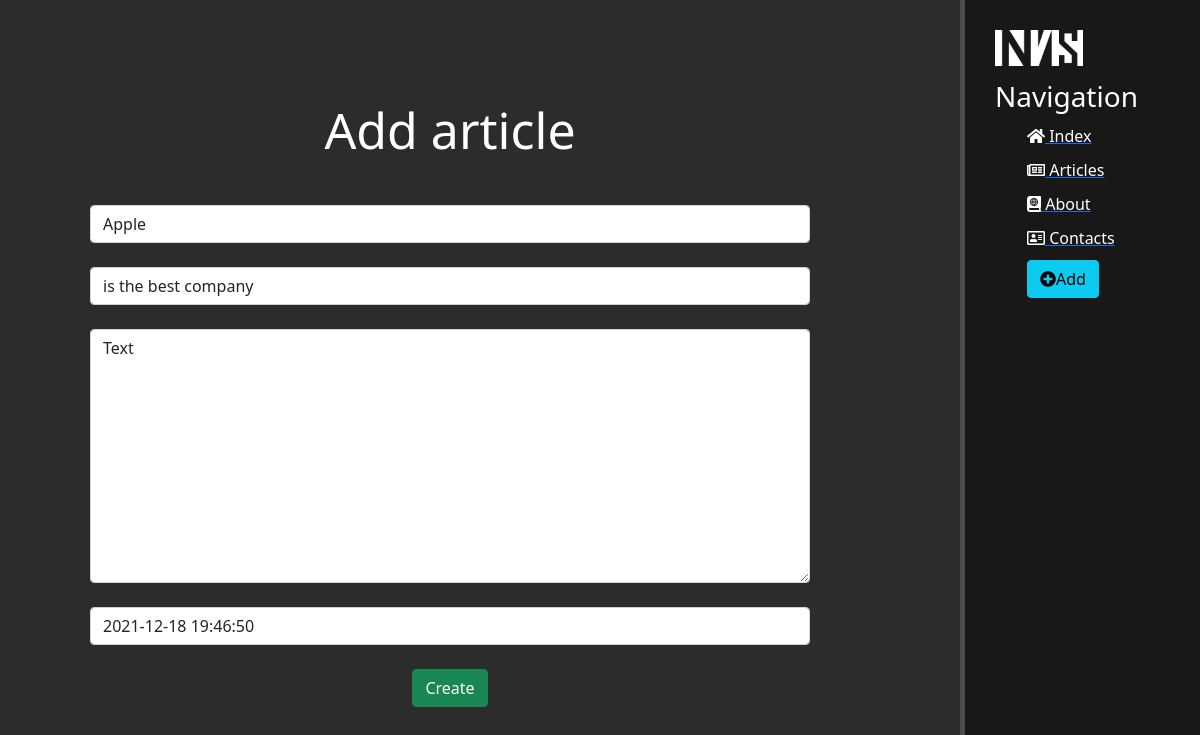
The app's page /news/2/update, older data.
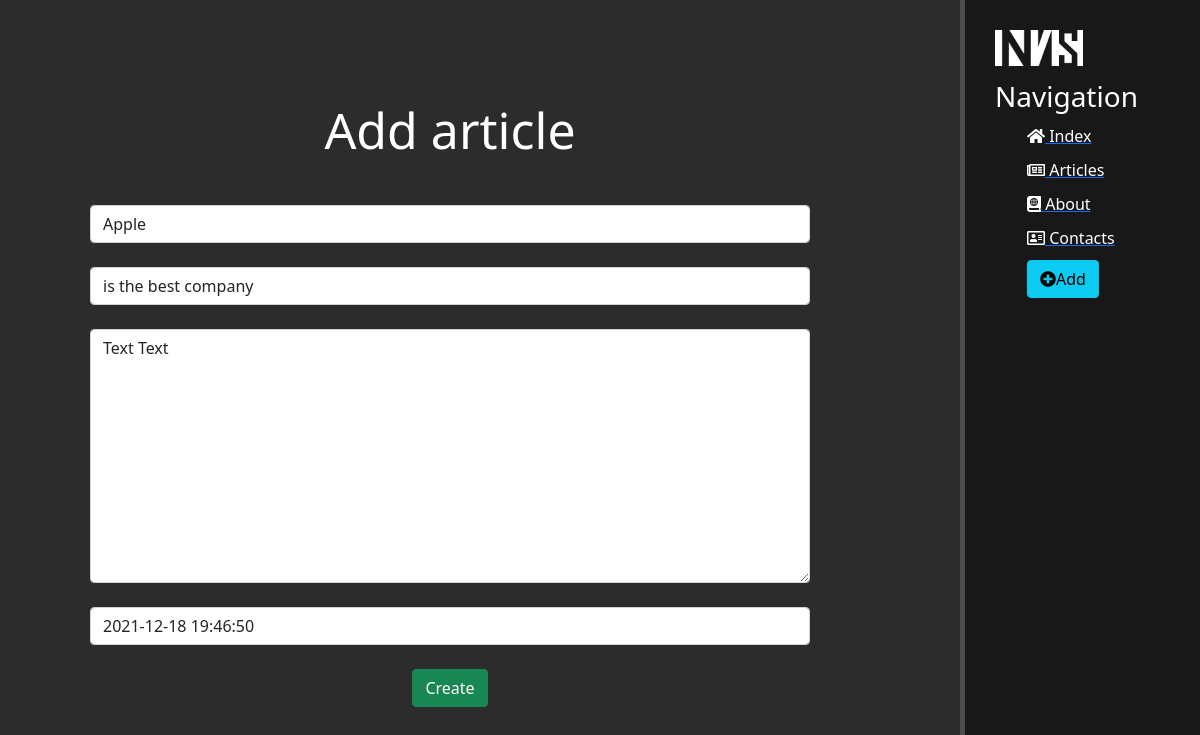
The same page, newer data.
### news/models.py (models this page shows, shortened)
class Articles(models.Model):
    title = models.CharField('Name', max_length=50, default='Article')
    anons = models.CharField('Anons', max_length=200)
    full_text = models.TextField('Article')
    date = models.DateTimeField('Date of publication')
    class Meta:
        verbose_name = 'Article'
        verbose_name_plural = 'Articles'

### news/views.py (the view)
# urls.py: path('<int:pk>/update', views.NewsUpdateView.as_view(), name='news-update'),
class NewsUpdateView(UpdateView):
    model = Articles
    template_name = 'news/create.html'
    form_class = ArticlesForm

### news/forms.py
class ArticlesForm(ModelForm):
    class Meta:
        model = Articles
        fields = ['title', 'anons', 'full_text', 'date']
        widgets = {
            "title": TextInput(attrs={
                'class': 'form-control',
                'placeholder': 'Name article',
            }),
            "anons": TextInput(attrs={
                'class': 'form-control',
                'placeholder': 'Anons article',
            }),
            "full_text": Textarea(attrs={
                'class': 'form-control',
                'placeholder': 'Text article',
            }),
            "date": DateTimeInput(attrs={
                'class': 'form-control',
                'placeholder': 'Date publication',
            }),
        }

### news/templates/news/create.html (shortened to what this page needs)
{% extends 'main/layout.html' %}
{% block content %}
    <div class="features">
        <h1>Add article</h1>
        <form method="post">
            {{ form.title }}<br>
            {{ form.anons }}<br>
            {{ form.full_text }}<br>
            {{ form.date }}<br>
            <button class="btn btn-success" type="submit">Create</button>
        </form>
    </div>
{% endblock %}

Row changes from the older to the newer data that the page shows:
changed Articles "Apple": full_text "Text" → "Text Text"
